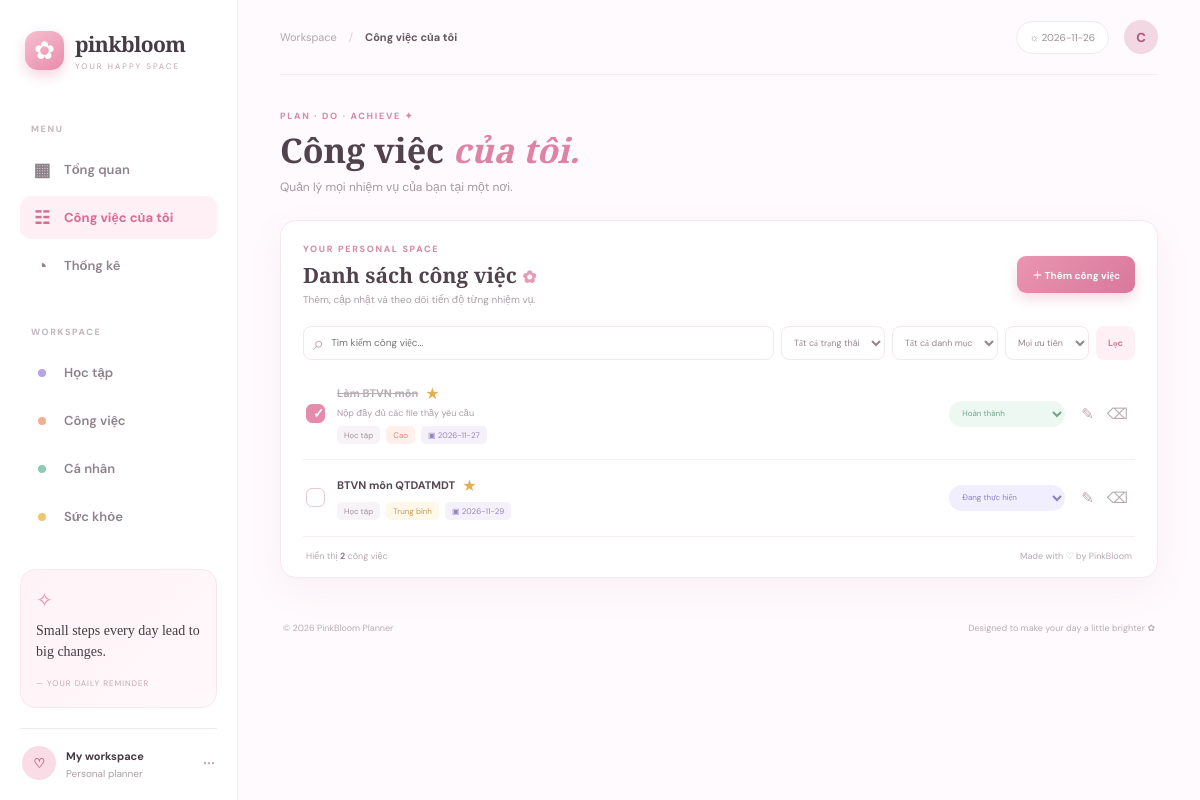
The page /tasks on the database its author committed.
### tables this page shows
CREATE TABLE tasks (
            id INTEGER PRIMARY KEY AUTOINCREMENT,
            title TEXT NOT NULL,
            description TEXT DEFAULT '',
            category TEXT DEFAULT 'Cá nhân',
            priority TEXT DEFAULT 'Trung bình',
            status TEXT DEFAULT 'Chưa bắt đầu',
            due_date TEXT DEFAULT '',
            important INTEGER DEFAULT 0,
            created_at TEXT NOT NULL
        );

### app.py (the view)
@app.route("/tasks")
def tasks_page():
    return render_template("index.html", **build_context("tasks"))

### app.py (called while the page is built)
def get_db():
    conn = sqlite3.connect(DB_PATH)
    conn.row_factory = sqlite3.Row
    conn.execute("""
        CREATE TABLE IF NOT EXISTS tasks (
            id INTEGER PRIMARY KEY AUTOINCREMENT,
            title TEXT NOT NULL,
            description TEXT DEFAULT '',
            category TEXT DEFAULT 'Cá nhân',
            priority TEXT DEFAULT 'Trung bình',
            status TEXT DEFAULT 'Chưa bắt đầu',
            due_date TEXT DEFAULT '',
            important INTEGER DEFAULT 0,
            created_at TEXT NOT NULL
        )
    """)
    conn.commit()
    return conn

def fetch_tasks(search="", status="", category="", priority=""):
    conn = get_db()
    sql = "SELECT * FROM tasks WHERE 1=1"
    params = []
    if search:
        sql += " AND (title LIKE ? OR description LIKE ?)"
        params += [f"%{search}%", f"%{search}%"]
    if status:
        sql += " AND status=?"
        params.append(status)
    if category:
        sql += " AND category=?"
        params.append(category)
    if priority:
        sql += " AND priority=?"
        params.append(priority)
    sql += """ ORDER BY important DESC,
        CASE priority WHEN 'Cao' THEN 1 WHEN 'Trung bình' THEN 2 ELSE 3 END,
        CASE WHEN due_date='' THEN 1 ELSE 0 END, due_date ASC, id DESC"""
    rows = conn.execute(sql, params).fetchall()
    conn.close()
    return [dict(row) for row in rows]

### templates/index.html (shortened to what this page needs)
<!DOCTYPE html>
<html lang="vi">
<head>
  <link rel="stylesheet" href="{{ url_for('static', filename='style.css') }}">
</head>
<body><div class="app-shell">
  <aside class="sidebar">
    <a class="brand" href="{{ url_for('index') }}"><span class="brand-mark">✿</span><span><b>pinkbloom</b><small>YOUR HAPPY SPACE</small></span></a>
    <div class="side-label">MENU</div>
    <a class="nav-item {% if page=='overview' %}active{% endif %}" href="{{ url_for('index') }}"><span>▦</span> Tổng quan</a>
    <a class="nav-item {% if page=='tasks' %}active{% endif %}" href="{{ url_for('tasks_page') }}"><span>☷</span> Công việc của tôi</a>
    <a class="nav-item {% if page=='statistics' %}active{% endif %}" href="{{ url_for('statistics_page') }}"><span>◔</span> Thống kê</a>
    <div class="side-label category-label">WORKSPACE</div>
    <a class="nav-item" href="{{ url_for('tasks_page', category='Học tập') }}"><i class="dot lilac"></i> Học tập</a>
    <a class="nav-item" href="{{ url_for('tasks_page', category='Công việc') }}"><i class="dot peach"></i> Công việc</a>
    <a class="nav-item" href="{{ url_for('tasks_page', category='Cá nhân') }}"><i class="dot mint"></i> Cá nhân</a>
    <a class="nav-item" href="{{ url_for('tasks_page', category='Sức khỏe') }}"><i class="dot yellow"></i> Sức khỏe</a>
    <div class="sidebar-bottom"><div class="quote-card"><span>✧</span><p>Small steps every day lead to big changes.</p><small>— YOUR DAILY REMINDER</small></div><div class="profile"><div class="avatar">♡</div><div><b>My workspace</b><small>Personal planner</small></div><span class="more">···</span></div></div>
  </aside>
  <main class="main-content">
    <header class="topbar"><div class="breadcrumb">Workspace <span>/</span> <b>{{ page_title }}</b></div><div class="top-actions"><span class="date-chip">☼ {{ today }}</span><div class="top-avatar">C</div></div></header>
    {% if page == 'overview' %}
    <section class="welcome"><div><div class="eyebrow">A LITTLE PROGRESS EVERY DAY ✦</div><h1>Make today <em>lovely.</em></h1><p>Mỗi việc nhỏ hoàn thành là một bước tiến gần hơn đến mục tiêu của bạn.</p></div><div class="welcome-art"><div class="sun"></div><div class="plant">✿</div><div class="art-note">you got<br><b>this!</b> ♡</div></div></section>
    <section class="stats-grid">
      <div class="stat-card stat-main"><div class="stat-top"><span>✧</span><span class="stat-icon">▦</span></div><div class="stat-number">{{ stats.total }}</div><div class="stat-name">Tổng công việc</div><div class="stat-foot">Tất cả nhiệm vụ của bạn</div></div>
      <div class="stat-card"><div class="stat-top"><span class="stat-icon pink-icon">♡</span><span class="trend">✦</span></div><div class="stat-number">{{ stats.completed }}</div><div class="stat-name">Đã hoàn thành</div><div class="stat-foot">Bạn làm tốt lắm!</div></div>
      <div class="stat-card"><div class="stat-top"><span class="stat-icon purple-icon">◷</span></div><div class="stat-number">{{ stats.in_progress }}</div><div class="stat-name">Đang thực hiện</div><div class="stat-foot">Keep it going</div></div>
      <div class="stat-card"><div class="stat-top"><span class="stat-icon orange-icon">⚑</span>{% if stats.overdue %}<span class="alert-count">{{ stats.overdue }} quá hạn</span>{% endif %}</div><div class="stat-number">{{ stats.pending }}</div><div class="stat-name">Chưa bắt đầu</div><div class="stat-foot">Sẵn sàng chinh phục</div></div>
    </section>
    <section class="overview-grid">
      <div class="panel progress-panel"><div class="mini-heading"><div><div class="eyebrow">YOUR PROGRESS</div><h2>Tiến độ công việc</h2></div><span class="sparkle">✧</span></div><div class="progress-ring" style="--progress: {{ stats.rate }}"><div><strong>{{ stats.rate }}<small>%</small></strong><span>completed</span></div></div><p class="progress-caption">Bạn đã hoàn thành <b>{{ stats.completed }}/{{ stats.total }}</b> công việc. Tiếp tục phát huy nhé!</p><div class="progress-bar"><span style="width:{{ stats.rate }}%"></span></div><div class="progress-legend"><span><i class="legend-pink"></i> Hoàn thành</span><b>{{ stats.completed }}</b></div><div class="progress-legend"><span><i class="legend-gray"></i> Còn lại</span><b>{{ stats.total-stats.completed }}</b></div></div>
      <div class="panel quick-panel"><div class="mini-heading"><h2>Tổng quan nhanh</h2><span>✧</span></div><div class="insight-row"><span>⚑ Công việc quá hạn</span><b class="{% if stats.overdue %}danger{% endif %}">{{ stats.overdue }}</b></div><div class="insight-row"><span>◷ Sắp đến hạn (3 ngày)</span><b>{{ stats.due_soon }}</b></div><div class="insight-row"><span>♡ Đã hoàn thành</span><b>{{ stats.completed }}</b></div><div class="insight-row"><span>☷ Chưa bắt đầu</span><b>{{ stats.pending }}</b></div><a class="text-link" href="{{ url_for('tasks_page') }}">Quản lý công việc →</a></div>
      <div class="panel focus-panel"><div class="focus-icon">☼</div><div class="eyebrow">A LITTLE REMINDER</div><h2>One thing<br><em>at a time.</em></h2><p>Không cần phải hoàn thành tất cả trong một ngày. Chỉ cần bắt đầu.</p><div class="focus-decoration">♡</div></div>
    </section>
    {% elif page == 'tasks' %}
    <section class="page-intro"><div class="eyebrow">PLAN · DO · ACHIEVE ✦</div><h1>Công việc <em>của tôi.</em></h1><p>Quản lý mọi nhiệm vụ của bạn tại một nơi.</p></section>
    <section class="task-panel panel task-page-panel"><div class="panel-heading"><div><div class="eyebrow">YOUR PERSONAL SPACE</div><h2>Danh sách công việc <span class="heading-flower">✿</span></h2><p>Thêm, cập nhật và theo dõi tiến độ từng nhiệm vụ.</p></div><button class="primary-btn" onclick="openAddModal()">＋ Thêm công việc</button></div>
      <form class="filters" method="GET" action="{{ url_for('tasks_page') }}"><div class="search-box"><span>⌕</span><input name="q" value="{{ filters.q }}" placeholder="Tìm kiếm công việc..."></div><select name="status"><option value="">Tất cả trạng thái</option></select><select name="category"><option value="">Tất cả danh mục</option></select><select name="priority"><option value="">Mọi ưu tiên</option></select><button class="filter-btn" type="submit">Lọc</button></form>
      <div class="task-list">{% for task in tasks %}<article class="task-row {% if task.status=='Hoàn thành' %}is-done{% endif %}"><button class="check-btn {% if task.status=='Hoàn thành' %}checked{% endif %}" title="Đánh dấu hoàn thành" onclick="cycleStatus({{ task.id }}, '{{ task.status }}')">{% if task.status=='Hoàn thành' %}✓{% endif %}</button><div class="task-info"><div class="task-title-line"><h3>{{ task.title }}</h3><button class="star-btn {% if task.important %}starred{% endif %}" onclick="toggleImportant({{ task.id }}, this)" title="Đánh dấu quan trọng">{% if task.important %}★{% else %}☆{% endif %}</button></div>{% if task.description %}<p class="task-desc">{{ task.description }}</p>{% endif %}<div class="task-meta"><span class="category-tag">{{ task.category }}</span><span class="priority-tag priority-{{ task.priority|replace(' ', '-') }}">{{ task.priority }}</span>{% if task.due_date %}<span class="due-tag {% if task.due_date < today and task.status!='Hoàn thành' %}overdue{% endif %}">▣ {{ task.due_date }}</span>{% endif %}</div></div><div class="task-status"><select aria-label="Trạng thái" onchange="setStatus({{ task.id }}, this.value)" class="status-select status-{{ 'done' if task.status=='Hoàn thành' else 'progress' if task.status=='Đang thực hiện' else 'pending' }}"><option {% if task.status=='Chưa bắt đầu' %}selected{% endif %}>Chưa bắt đầu</option><option {% if task.status=='Đang thực hiện' %}selected{% endif %}>Đang thực hiện</option><option {% if task.status=='Hoàn thành' %}selected{% endif %}>Hoàn thành</option></select></div><div class="task-actions"><button title="Chỉnh sửa" onclick='openEditModal({{ task|tojson }})'>✎</button><form method="POST" action="{{ url_for('delete_task', task_id=task.id) }}" onsubmit="return confirm('Bạn có chắc muốn xóa công việc này?')"><button title="Xóa" class="delete-btn">⌫</button></form></div></article>{% else %}<div class="empty-state"><div>♡</div><h3>Chưa có công việc nào</h3><p>Thêm một nhiệm vụ nhỏ để bắt đầu ngày mới nhé!</p><button class="primary-btn" onclick="openAddModal()">＋ Tạo công việc đầu tiên</button></div>{% endfor %}</div><div class="list-footer"><span>Hiển thị <b>{{ tasks|length }}</b> công việc</span><span>Made with ♡ by PinkBloom</span></div>
    </section>
    {% endif %}
    <footer class="footer">© 2026 PinkBloom Planner <span>Designed to make your day a little brighter ✿</span></footer>
  </main>
</div>
<script src="{{ url_for('static', filename='app.js') }}"></script></body></html>

### rows shown on the page
tasks: title "Làm BTVN môn", description "Nộp đầy đủ các file thầy yêu cầu", category "Học tập", priority "Cao", due_date "2026-11-27", status+id "Hoàn thành"
tasks: title "BTVN môn QTDATMDT", category "Học tập", priority "Trung bình", due_date "2026-11-29", status+id "Đang thực hiện"

### other values the page prints
{{ page_title }} "Công việc của tôi"
{{ today }} "2026-11-26"
{{ tasks|length }} "2"
